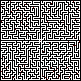

Recreate this plot in Python.
from PIL import Image

COLS = {
    '.': (255, 255, 255),
    '#': (0, 0, 0),
}

def write_img(day, cols = COLS):
    r = []
    with open(f'{day}.txt', 'r') as F:
        for l in F:
            r += [l.rstrip('\n')]

    # PIL accesses images in Cartesian co-ordinates, so it is Image[columns, rows]
    img = Image.new('RGB', (len(r[0]), len(r)), "white")
    pixels = img.load()  # create the pixel map

    for i, l in enumerate(r):
        for j, c in enumerate(l):
            pixels[j, i] = cols.get(c, (ord(c), 0, 255))

    img.save(f"{day}.png")

def read_img(day, cols=COLS):
    cols2 = {p: c for c, p in cols.items()}
    r = []
    with Image.open(f"{day}.png") as img:
        pixels = img.load()
        w, h = img.size
        for i in range(h):
            l = ''
            for j in range(w):
                R, G, B = pixels[j, i]
                l += cols2.get((R, G, B), chr(R))
            r += [l]

    with open(f'{day}_2.txt', 'w') as F:
        F.write('\n'.join(r) + '\n')


def write_img_fromlist(list,name, cols = COLS):
    r=list[:]

    # PIL accesses images in Cartesian co-ordinates, so it is Image[columns, rows]
    img = Image.new('RGB', (len(r[0]), len(r)), "white")
    pixels = img.load()  # create the pixel map

    for i, l in enumerate(r):
        for j, c in enumerate(l):
            try:
                pixels[j, i] = cols.get(c, (ord(c)if type(c)==str else c, 0, 255))
            except:
                print(f"error: '{c}'")

    img.save(f"{name}.png")